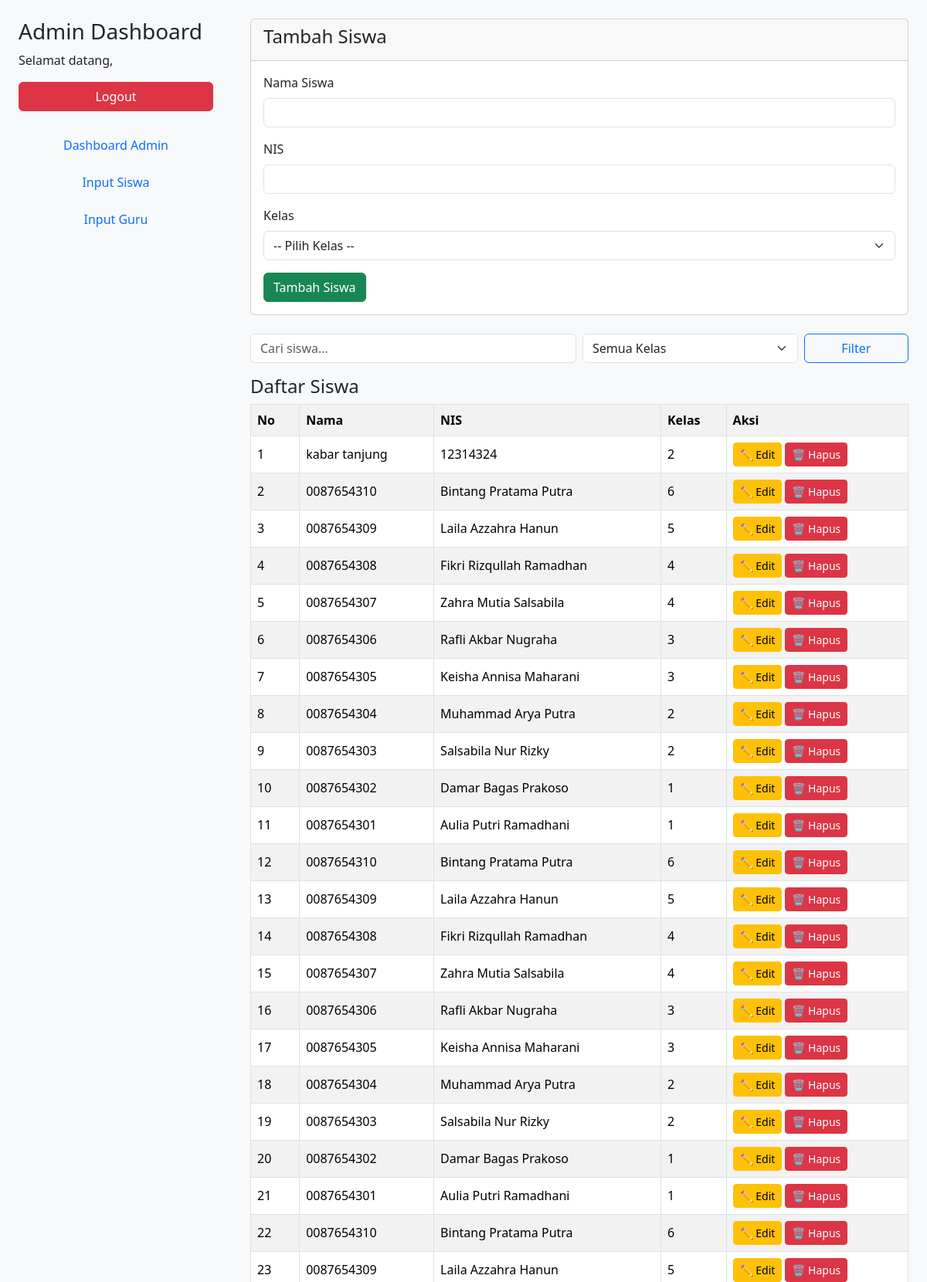
Screenshot of /inputsiswa.php (upper part) with the database file from the repository.
### tables this page shows
CREATE TABLE `siswa` (
  `id` int(11) NOT NULL,
  `nama` varchar(100) NOT NULL,
  `nis` varchar(50) NOT NULL,
  `kelas` int(11) NOT NULL
);

### inputsiswa.php (the view, shortened to what this page needs)
<?php
include "koneksi.php";
$siswa_query = "SELECT * FROM siswa WHERE 1";
$siswa_query .= " ORDER BY id DESC";
$data_siswa = mysqli_query($conn, $siswa_query);
?>
<!DOCTYPE html>
<html>
<head>
    <link href="https://cdn.jsdelivr.net/npm/bootstrap@5.3.2/dist/css/bootstrap.min.css" rel="stylesheet">
</head>
<body>
<div class="container-fluid">
    <div class="row vh-100">
        <div class="col-md-3 bg-light p-4 sidebar">
            <h3>Admin Dashboard</h3>
            <p>Selamat datang, <?= $_SESSION['nama'] ?? '' ?></p>
            <a href="logout.php" class="btn btn-danger mb-4 w-100">Logout</a>
            <ul class="nav flex-column mb-3">
                <li class="nav-item mb-2"><a class="nav-link btn btn-outline-primary" href= dashboard_admin.php>Dashboard Admin</a></li>
                <li class="nav-item mb-2"><a class="nav-link btn btn-outline-primary" href= inputsiswa.php>Input Siswa</a></li>
                <li class="nav-item mb-2"><a class="nav-link btn btn-outline-secondary" href= inputguru.php>Input Guru</a></li>
            </ul>
        </div>
        <div class="col-md-9 p-4 overflow-auto" style="height: 100vh;">
            <div class="card mb-4" id="inputSiswa">
                <div class="card-header"><h4>Tambah Siswa</h4></div>
                <div class="card-body">
                    <form method="POST">
                        <div class="mb-3">
                            <label class="form-label">Nama Siswa</label>
                            <input type="text" name="nama_siswa" class="form-control" required>
                        </div>
                        <div class="mb-3">
                            <label class="form-label">NIS</label>
                            <input type="text" name="nis_siswa" class="form-control" required>
                        </div>
                        <div class="mb-3">
                            <label class="form-label">Kelas</label>
                            <select name="kelas_siswa" class="form-select" required>
                                <option value="">-- Pilih Kelas --</option>
                            </select>
                        </div>
                        <button type="submit" name="Tambah_Siswa" class="btn btn-success">Tambah Siswa</button>
                    </form>
                </div>
            </div>
            <form method="GET" action="" class="mb-3">
                <div class="row g-2">
                    <div class="col-md-6">
                        <input type="text" name="search_siswa" class="form-control" placeholder="Cari siswa..." value="<?= htmlspecialchars($_GET['search_siswa'] ?? '') ?>">
                    </div>
                    <div class="col-md-4">
                        <select name="filter_kelas_siswa" class="form-select">
                            <option value="0">Semua Kelas</option>
                        </select>
                    </div>
                    <div class="col-md-2">
                        <button class="btn btn-outline-primary w-100" type="submit">Filter</button>
                    </div>
                </div>
            </form>
            <h4>Daftar Siswa</h4>
            <div class="table-responsive mb-4">
                <table class="table table-striped table-bordered align-middle">
                    <tr>
                        <th>No</th>
                        <th>Nama</th>
                        <th>NIS</th>
                        <th>Kelas</th>
                        <th>Aksi</th>
                    </tr>
                    <?php $no=1; while($row=mysqli_fetch_assoc($data_siswa)): ?>
                        <tr>
                            <td><?= $no++; ?></td>
                            <td><?= $row['nama'] ?></td>
                            <td><?= $row['nis'] ?></td>
                            <td><?= $row['kelas'] ?></td>
                            <td>
                                <a href="edit_siswa.php?id=<?= $row['id'] ?>" class="btn btn-sm btn-warning">✏️ Edit</a>
                                <a href="hapus_siswa.php?id=<?= $row['id'] ?>" class="btn btn-sm btn-danger" onclick="return confirm('Hapus siswa?')">🗑️ Hapus</a>
                            </td>
                        </tr>
                    <?php endwhile; ?>
                </table>
            </div>
</body>
</html>

### inputsiswa.php (style rules this page uses)
body { background: #f8f9fa; }
.sidebar { height: 100vh; position: sticky; top: 0; overflow-y: auto; }

### rows the page displays
siswa: nama "kabar tanjung", nis "12314324", kelas "2"
siswa: nama "0087654310", nis "Bintang Pratama Putra", kelas "6"
siswa: nama "0087654309", nis "Laila Azzahra Hanun", kelas "5"
siswa: nama "0087654308", nis "Fikri Rizqullah Ramadhan", kelas "4"
siswa: nama "0087654307", nis "Zahra Mutia Salsabila", kelas "4"
siswa: nama "0087654306", nis "Rafli Akbar Nugraha", kelas "3"
siswa: nama "0087654305", nis "Keisha Annisa Maharani", kelas "3"
siswa: nama "0087654304", nis "Muhammad Arya Putra", kelas "2"
siswa: nama "0087654303", nis "Salsabila Nur Rizky", kelas "2"
siswa: nama "0087654302", nis "Damar Bagas Prakoso", kelas "1"
siswa: nama "0087654301", nis "Aulia Putri Ramadhani", kelas "1"
siswa: nama "0087654310", nis "Bintang Pratama Putra", kelas "6"
siswa: nama "0087654309", nis "Laila Azzahra Hanun", kelas "5"
siswa: nama "0087654308", nis "Fikri Rizqullah Ramadhan", kelas "4"
siswa: nama "0087654307", nis "Zahra Mutia Salsabila", kelas "4"
siswa: nama "0087654306", nis "Rafli Akbar Nugraha", kelas "3"
siswa: nama "0087654305", nis "Keisha Annisa Maharani", kelas "3"
siswa: nama "0087654304", nis "Muhammad Arya Putra", kelas "2"
siswa: nama "0087654303", nis "Salsabila Nur Rizky", kelas "2"
siswa: nama "0087654302", nis "Damar Bagas Prakoso", kelas "1"
siswa: nama "0087654301", nis "Aulia Putri Ramadhani", kelas "1"
siswa: nama "0087654310", nis "Bintang Pratama Putra", kelas "6"
siswa: nama "0087654309", nis "Laila Azzahra Hanun", kelas "5"
